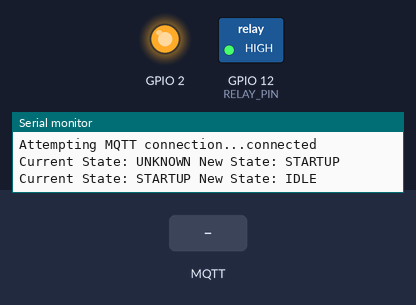
The sketch below on a simulated ESP8266 (NodeMCU). On the bench: switched loads named in the sketch (green lamp = pin HIGH), output pins drawn as LEDs (lit = HIGH), the last lines printed to the serial monitor. Inputs (shaded band) come from the test bench. WiFi joins after 1.5 s; servers stay silent unless stated; random numbers use the default seed unless the sketch sets one; no MQTT or app messages arrive unless stated.

Above: at 2.7 s.
2.8 s: MQTT message "1" arrives on the second subscribed topic
At 3.2 s:
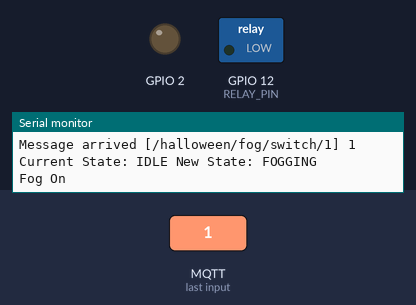
4.3 s: MQTT message "1" arrives on the first subscribed topic
5.8 s: MQTT message "on" arrives on the first subscribed topic
Timing chart, 0 to 8.8 s (numbered marks = the images above; inputs shaded):
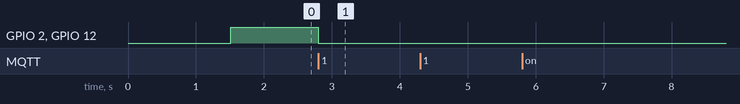

Measured:
- after the input at 2.8 s, GPIO 2, GPIO 12 (RELAY_PIN): HIGH → LOW at once

The sketch:

fogmachine.ino
```cpp
#include "mywifi.h"
#include "mymqttbroker.h"
#include <ESP8266WiFi.h>
#include <PubSubClient.h>
#include "ctype.h"

const char* ssid = WLAN_SSID;
const char* password = WLAN_PASS;
const char* mqtt_server = MQTT_SERVER;

const char* MQTT_TOPIC_PING = "/halloween/fog/ping";
const char* MQTT_TOPIC_PINGR = "/halloween/fog/pingr/1";
const char* MQTT_TOPIC_ON = "/halloween/fog/on/1";
const char* MQTT_TOPIC_SWITCH = "/halloween/fog/switch/1";
const char* MQTT_TOPIC_PULSE = "/halloween/fog/pulse/1";
const char* MQTT_TOPIC_CHARGE = "/halloween/fog/charge/1";

const int RELAY_PIN = 12;

const int STATE_UNKNOWN = -1;
const int STATE_STARTUP = 0;
const int STATE_IDLE = 1;
const int STATE_FOGGING = 2;
const int STATE_CHARGING = 3;

WiFiClient espClient;
PubSubClient client(espClient);
long lastMsg = 0;
char msg[50];
int value = 0;
int newState = STATE_STARTUP;
int currentState = STATE_UNKNOWN;
boolean charging = false;
boolean chargingTimedOut = true;
boolean isPulseCommand = false;
int timerSec = 0;
int maxChargeTimeSec = 110;
int maxFogTimeSec = 90;
int last_fogon = -1;
boolean timedOut = true;
unsigned long timer;
unsigned long interval = 5000;
char message_buff[20];

void printState(int state) {
  if (state==STATE_IDLE){
     Serial.print("IDLE");
  }
  if (state==STATE_UNKNOWN){
     Serial.print("UNKNOWN");
  }
  if (state==STATE_STARTUP){
     Serial.print("STARTUP");
  }
  if (state==STATE_FOGGING){
     Serial.print("FOGGING");
  }
  if (state==STATE_CHARGING){
     Serial.print("CHARGING");
  }
}

void setup_wifi() {

  delay(10);
  // We start by connecting to a WiFi network
  Serial.println();
  Serial.print("Connecting to ");
  Serial.println(ssid);

  WiFi.begin(ssid, password);

  while (WiFi.status() != WL_CONNECTED) {
    delay(500);
    Serial.print(".");
  }

  randomSeed(micros());

  Serial.println("");
  Serial.println("WiFi connected");
  Serial.println("IP address: ");
  Serial.println(WiFi.localIP());
}

void callback(char* topic, byte* payload, unsigned int length) {
  int i = 0;
  Serial.print("Message arrived [");
  Serial.print(topic);
  Serial.print("] ");
  for (int i = 0; i < length; i++) {
    Serial.print((char)payload[i]);
  }
  Serial.println();

  // create character buffer with ending null terminator (string)
  for(i=0; i<length; i++) {
    message_buff[i] = payload[i];
  }
  message_buff[i] = '\0';

  String msgString = String(message_buff);

  // If we get a ping request then respond to it
  if (strstr(topic,MQTT_TOPIC_PING)){
    client.publish(MQTT_TOPIC_PINGR, " ");
  }

  // If we get a switch request then respond to it
  if (strstr(topic,MQTT_TOPIC_SWITCH)){
    if (msgString.equals("1")) {
      isPulseCommand = false;
      newState = STATE_FOGGING;
    }
    else {
      newState = STATE_CHARGING;
    }
  }

  // If we get a pulse request then respond to it
  if (strstr(topic,MQTT_TOPIC_PULSE)){
    timerSec = msgString.toInt();
    if (timerSec>maxFogTimeSec) {
      timerSec = maxFogTimeSec;
    }
    if (timerSec>0) {
      isPulseCommand = true;
    }
    newState = STATE_FOGGING;
  }
}

void reconnect() {
  // Loop until we're reconnected
  while (!client.connected()) {
    Serial.print("Attempting MQTT connection...");
    // Create a random client ID
    String clientId = "ESP8266Client-";
    clientId += String(random(0xffff), HEX);
    // Attempt to connect
    if (client.connect(clientId.c_str(),MQTT_USERNAME,MQTT_PASSWORD)) {
      Serial.println("connected");
      // ... and resubscribe
      client.subscribe(MQTT_TOPIC_PING);
      client.subscribe(MQTT_TOPIC_SWITCH);
      client.subscribe(MQTT_TOPIC_PULSE);
    } else {
      Serial.print("failed, rc=");
      Serial.print(client.state());
      Serial.println(" try again in 5 seconds");
      // Wait 5 seconds before retrying
      delay(5000);
    }
  }
}

void setup() {
  Serial.begin(115200);
  setup_wifi();
  client.setServer(mqtt_server, 1883);
  client.setCallback(callback);

  pinMode(BUILTIN_LED, OUTPUT);     // Initialize the BUILTIN_LED pin as an output
  pinMode(RELAY_PIN, OUTPUT);

  digitalWrite(BUILTIN_LED, HIGH);
  digitalWrite(RELAY_PIN, HIGH);
}

void loop() {

  if (!client.connected()) {
    reconnect();
  }

  // Look for any new messages
  client.loop();

  // Process any state transitions
  if (currentState!=newState) {

    Serial.print("Current State: ");
    printState(currentState);
    Serial.print(" New State: ");
    printState(newState);
    Serial.println("");

    if (newState == STATE_UNKNOWN) {

    }
    else if (newState == STATE_STARTUP) {
      // Do any startup code here
      currentState = newState;
      newState = STATE_IDLE;
    }
    else if (newState == STATE_IDLE) {
      // Reset any variables because we have dropped into the idle state
      if (currentState == STATE_CHARGING) {
        client.publish(MQTT_TOPIC_CHARGE,"0");
      }
      currentState = newState;
    }
    else if (newState == STATE_FOGGING) {
      // Check to see if we can transition into this state
      if (currentState == STATE_IDLE){
        digitalWrite(BUILTIN_LED, LOW);
        digitalWrite(RELAY_PIN, LOW);
        Serial.println("Fog On");
        client.publish(MQTT_TOPIC_ON, "1");

        // Start the fogging timer
        if (isPulseCommand) {
          interval = timerSec * 1000;
        }
        else {
          interval = maxFogTimeSec * 1000;
        }
        timedOut = false;
        timer = millis();
        currentState = newState;
      }
      else {
        Serial.println("Fogging not allowed");
        newState = currentState;
      }
    }
    else if (newState == STATE_CHARGING) {
      if (currentState == STATE_FOGGING){
        digitalWrite(BUILTIN_LED, HIGH);
        digitalWrite(RELAY_PIN, HIGH);
        Serial.println("Fog Off");
        client.publish(MQTT_TOPIC_ON, "0");
        client.publish(MQTT_TOPIC_CHARGE,"1");

        // Start the charging timer
        interval = maxChargeTimeSec * 1000;
        timedOut = false;
        timer = millis();
        currentState = newState;
      }
      else {
        Serial.println("Charging not allowed");
        newState = currentState;
      }
    }
  }


  // Check to see if the timer has reached the end
  if ((!timedOut) && ((millis() - timer) > interval)) {
    timedOut = true;
    Serial.println("Timeout reached");
    if (currentState == STATE_FOGGING) {
      newState = STATE_CHARGING;
    }
    else if (currentState == STATE_CHARGING) {
      newState = STATE_IDLE;
    }
  }
}
```

mymqttbroker.sample.h
```cpp
/************************* MQTT Setup *********************************/

#define MQTT_SERVER      "192.168.0.27"
#define AIO_SERVERPORT   1883                   // use 8883 for SSL
#define MQTT_USERNAME    "username"
#define MQTT_PASSWORD    "password"
```

mywifi.sample.h
```cpp
/************************* WiFi Access Point *********************************/

#define WLAN_SSID       "mywifi"
#define WLAN_PASS       "password"
```
